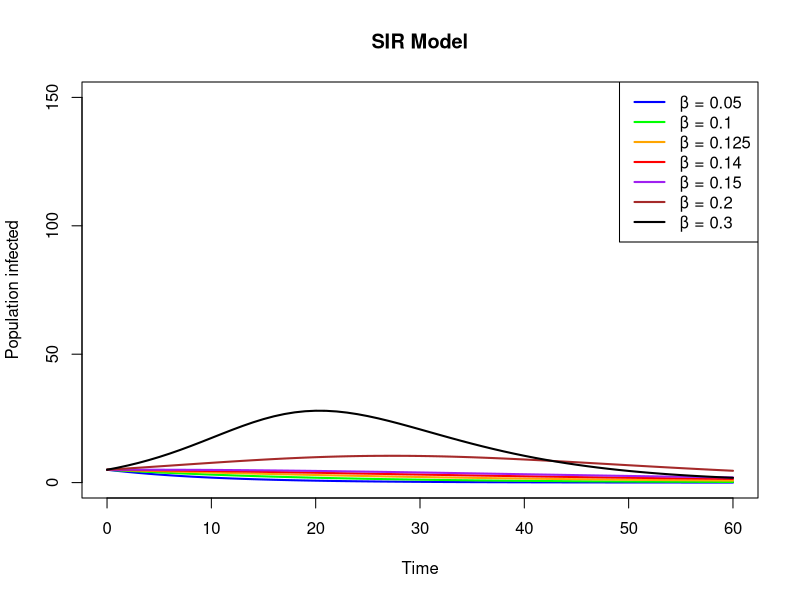

Source code (R):
#SIR on RK4
S0 <- 145
I0 <- 5
R0 <- 0

N <- S0 + I0 + R0

t0 <- 0
tFinal <- 60
tStep <- 1

t <- seq(t0, tFinal, by = tStep)

gamma <- 1/7
beta <- c(0.05, 0.10, 0.125, 0.14, 0.15, 0.20, 0.30)

colors <- c("blue", "green", "orange", "red", "purple", "brown", "black")
plot(NULL,
     xlim = c(t0, tFinal),
     ylim = c(0, N),
     xlab = "Time",
     ylab = "Population infected",
     main = "SIR Model")

SIR_func <- function(sir_vec, beta, gamma, N){
  S <- sir_vec[1]
  I <- sir_vec[2]
  R <- sir_vec[3]
  
  dS <- -beta * I * S / N
  dI <- beta * I * S / N - gamma*I
  dR <- gamma * I
  
  return(c(dS, dI, dR))
}

for(b in beta){
    currvec <- c(S0, I0, R0)  
  
    recordS <- numeric(length(t))
    recordI <- numeric(length(t))
    recordR <- numeric(length(t))
    
    recordS[1] <- S0
    recordI[1] <- I0
    recordR[1] <- R0
    
    for (i in 1:(length(t) - 1)) {
      
      k1 <- SIR_func(currvec, b, gamma, N)
      
      k2 <- SIR_func(currvec + tStep*k1/2,
                b, gamma, N)
      
      k3 <- SIR_func(currvec + tStep*k2/2,
                b, gamma, N)
      
      k4 <- SIR_func(currvec + tStep*k3,
                b, gamma, N)
      
      currvec <- currvec + tStep/6 * (k1 + 2*k2 + 2*k3 + k4)
      
      recordS[i + 1] <- currvec[1]
      recordI[i + 1] <- currvec[2]
      recordR[i + 1] <- currvec[3]
    }
    
    # Add each curve to the graph
    lines(t, recordI, col = colors[which(beta == b)], lwd = 2)
}

# Legend
legend("topright",
       legend = paste("β =", beta),
       col = colors,
       lty = 1,
       lwd = 2)
